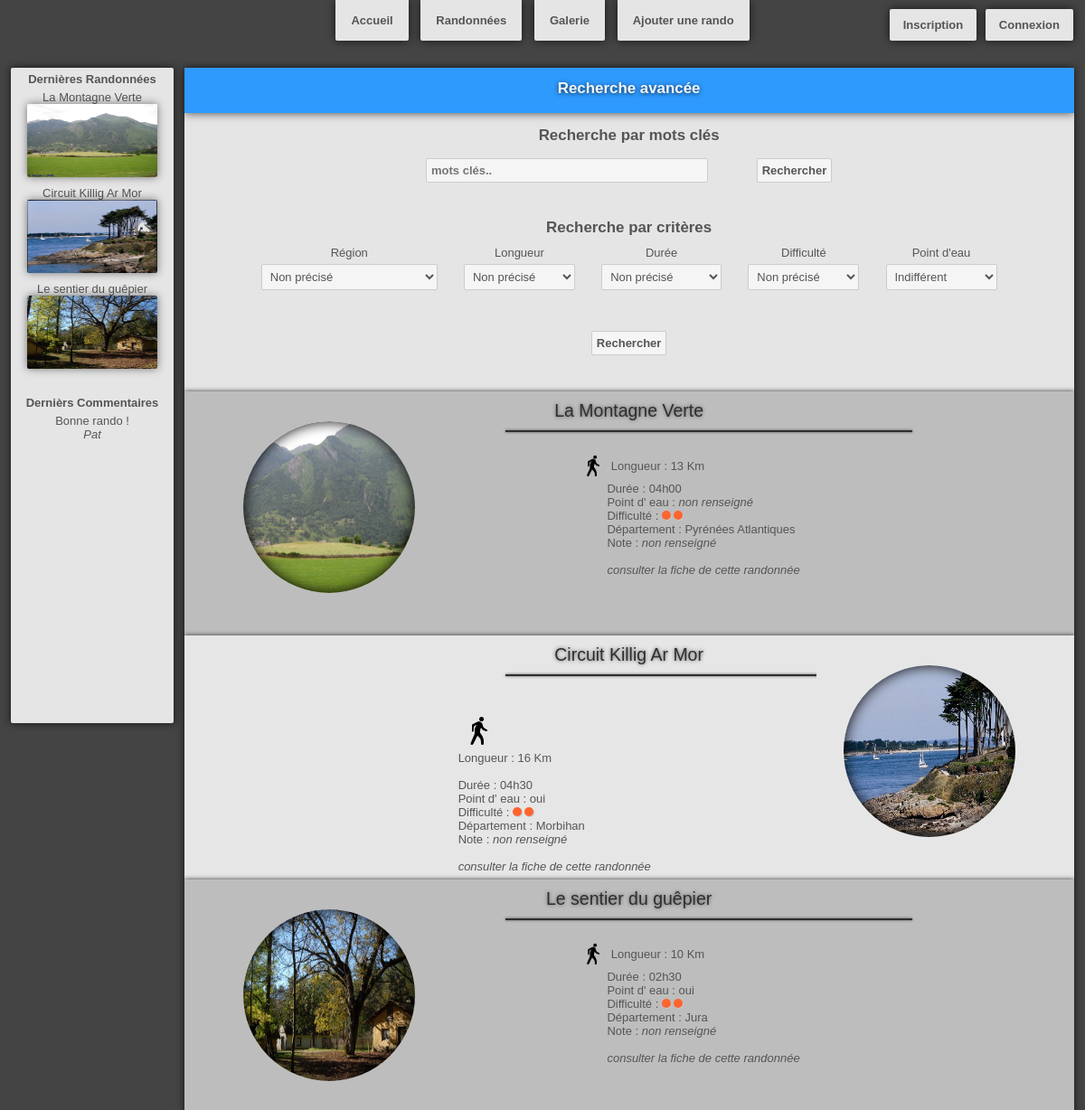
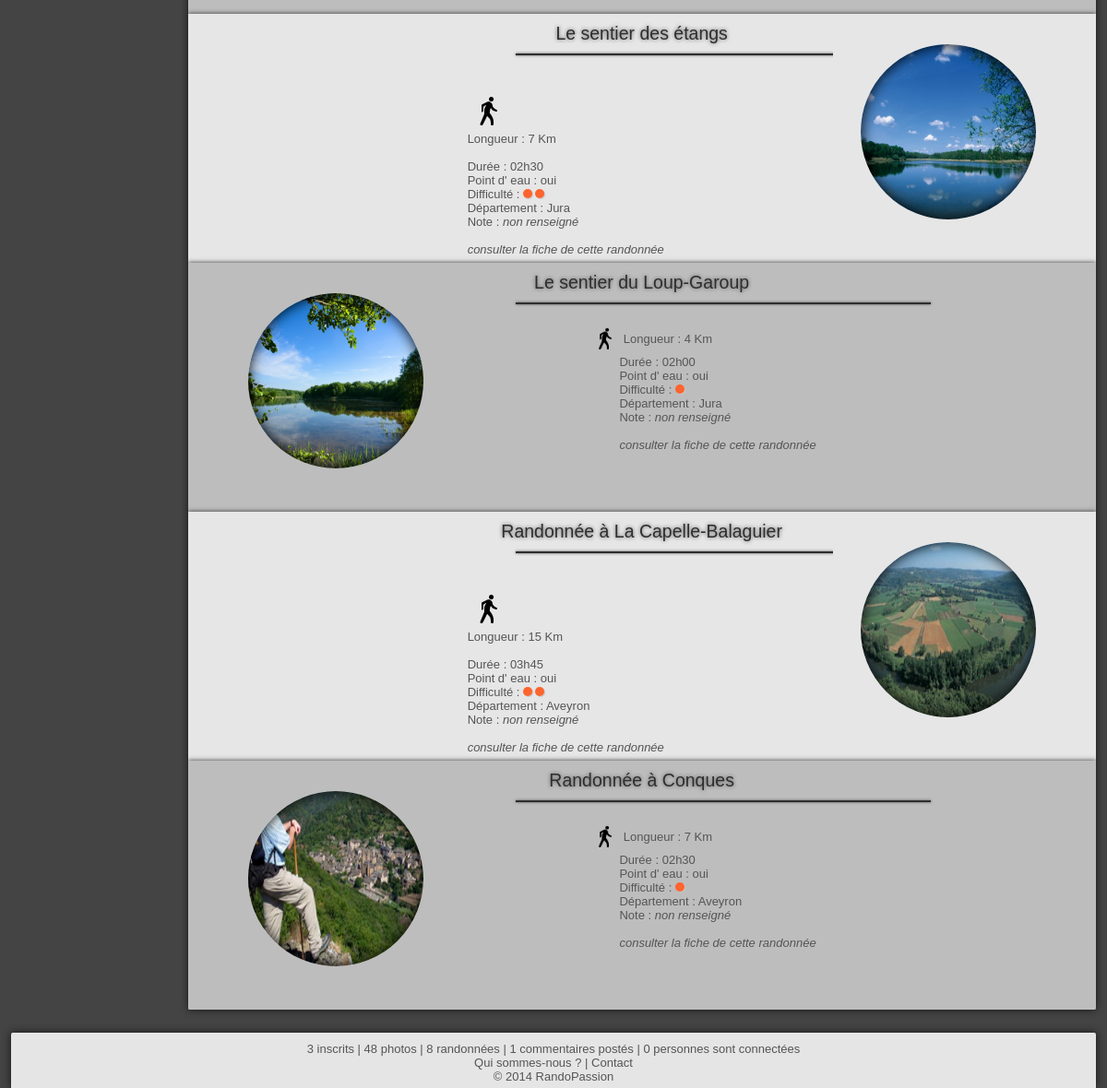
The page /index.php?page=recherche on the database its author committed (2 pictures, top to bottom).
### tables this page shows
CREATE TABLE IF NOT EXISTS `rando` (
	`code` int(10) NOT NULL AUTO_INCREMENT,
	`titre` varchar(150) NOT NULL,
	`longueur` float unsigned NOT NULL,
	`duree` time NOT NULL,
	`difficulte` int(1) NOT NULL,
	`descriptif` text NOT NULL,
	`note` int(1) DEFAULT NULL,
	`point_eau` tinyint(1) DEFAULT NULL,
	`denivele` int(4) DEFAULT NULL,
	`equipement` varchar(150) DEFAULT NULL,
	`date_insertion` datetime NOT NULL,
	`valide` tinyint(1) NOT NULL,
	`parcours` blob NOT NULL,
	`departement` varchar(2) NOT NULL,
	`photo_principale` int(10) NOT NULL,
	`auteur` varchar(30) NOT NULL,
	`galerie` int(10) DEFAULT NULL,
	PRIMARY KEY (`code`),
	FOREIGN KEY (`departement`) REFERENCES `departements`(`num_departement`),
	FOREIGN KEY (`photo_principale`) REFERENCES `photo`(`numero`),
	FOREIGN KEY (`auteur`) REFERENCES `membre`(`pseudo`),
	FOREIGN KEY (`galerie`) REFERENCES `galerie`(`numero`),
	CHECK (difficulte BETWEEN 0 and 5),
	CHECK (note BETWEEN 0 and 5)
);

CREATE TABLE IF NOT EXISTS `photo` (
	`numero` int(10) NOT NULL AUTO_INCREMENT,
	`nom` blob NOT NULL,
	`galerie` int(10) NOT NULL,
	`descriptif` text DEFAULT NULL,
	PRIMARY KEY (`numero`),
	FOREIGN KEY (`galerie`) REFERENCES `galerie`(`numero`)
);

CREATE TABLE IF NOT EXISTS `commentaire` (
	`numero` int(10) NOT NULL AUTO_INCREMENT,
	`date` datetime NOT NULL,
	`auteur` varchar(30) NOT NULL,
	`code_rando` int(10) NOT NULL,
	`commentaire` text NOT NULL,
	`note` int(1) DEFAULT NULL,
	PRIMARY KEY (`numero`),
	FOREIGN KEY (`code_rando`) REFERENCES `rando`(`code`),
	FOREIGN KEY (`auteur`) REFERENCES `membre`(`pseudo`),
	CHECK (note BETWEEN 0 and 5)
);

CREATE TABLE IF NOT EXISTS `galerie` (
	`numero` int(10) NOT NULL AUTO_INCREMENT,
	`nom` varchar(100) NOT NULL,
	PRIMARY KEY (`numero`)
);

CREATE TABLE IF NOT EXISTS `departements` (
	`num_departement` varchar(2) NOT NULL,
	`num_region` varchar(2) NOT NULL,
	`nom` char(32) NOT NULL,
	PRIMARY KEY  (`num_departement`),
	FOREIGN KEY (`num_region`) REFERENCES `regions`(`num_region`)
);

### Controller/c_recherche_avancee.php (called while the page is built, shortened)
<?php
include_once('bin/params.php');
include_once('Models/m_gestion_recherche.php');
$rando_recente = selection_rando_recente();
if(empty($_POST['envoie_formulaire']) && empty($_POST['envoie_titre'])){
	$listeRando = $rando_recente;
}
include_once('View/v_recherche_avancee.php');

### Controller/c_activitees_recentes.php (called while the page is built)
<?php
include_once('bin/params.php');
include_once('Models/m_activitees_recentes.php');
$liste_rando = last_rando(3);
$liste_com = last_comment(3);
include_once('View/v_activitees_recentes.php');

### Models/m_activitees_recentes.php (called while the page is built, shortened)
<?php
function last_rando($nombre){
	global $bdd;
	$query = '	SELECT rando.code, rando.titre, photo.nom AS nom_photo , galerie.nom AS nom_galerie
				FROM rando, photo, galerie
				WHERE rando.photo_principale = photo.numero
				AND photo.galerie = galerie.numero
				ORDER BY date_insertion DESC
				LIMIT 0, '.$nombre;
	$exec = $bdd->query($query) or die(print_r($erreur -> errorInfo()));
	$data = $exec->fetchAll();
	return $data;
}
function last_comment($nombre){
	global $bdd;
	$query = '	SELECT commentaire, auteur
				FROM commentaire
				ORDER BY date DESC
				LIMIT 0, '.$nombre;
	$exec = $bdd->query($query) or die(print_r($erreur -> errorInfo()));
	$data = $exec->fetchAll();
	return $data;
}

### Models/m_gestion_recherche.php (called while the page is built, shortened)
<?php
function selection_rando_recente(){
	global $bdd;
	$reqStr = '	SELECT *, departements.nom AS nom_departement, photo.nom AS nom_photo, galerie.nom AS nom_galerie
				FROM rando, photo, galerie, departements
				WHERE rando.photo_principale = photo.numero
				AND photo.galerie = galerie.numero
				AND rando.departement = departements.num_departement
				ORDER BY date_insertion DESC
				LIMIT 0, 10';
	$req = $bdd->query($reqStr);
	$result = $req->fetchAll();
	return $result;
}

### Controller/c_footer.php (called while the page is built, shortened)
<?php
include_once('bin/params.php');
include_once('Models/m_footer.php');
$nb_membre = number_of('membre');
$nb_rando = number_of('rando');
$nb_photo = number_of('photo');
$nb_comment = number_of('commentaire');
$nb_connecte = number_of('connectes');
include_once('View/v_footer.php');

### Models/m_footer.php (called while the page is built, shortened)
<?php
function number_of($table){
	global $bdd;
	$query = 'SELECT count(*) FROM '.$table;
	$exec = $bdd->query($query);
	$data = $exec->fetchColumn();
	return $data;
}

### View/v_recherche_avancee.php (the view, shortened to what this page needs)
<!DOCTYPE html>
<html lang="fr">
	<?php head("Recherche avancée"); ?>
	<body>
		<?php menu(); ?>
        <div id="corps">
            <?php include_once('Controller/c_activitees_recentes.php'); ?>
            <section id="rando">
                <div id="titre_recherche_avancee">
                    <p>Recherche avancée</p>
                </div>
                <form method="post" action="index.php?page=recherche">
                    <div id="recherche_mot_cle">
                        <p>Recherche par mots clés</p>
                        <input type="text" name="title" placeholder="mots clés.." autocomplete="off"/>
                        <input type="submit" name="envoie_titre" value="Rechercher"/>
                    </div>
                    <div id="recherche_criteres">
                    	<p>Recherche par critères</p>
                        <div class="critere">
                            <label for="s_region">Région</label><br/>
                            <?php
                                echo'<select id="s_region" name="s_region">';
                                echo'<option value="not_clarify">Non précisé</option>';
                                echo'</select>';
                            ?>
    					</div>
                        <div class="critere">
                            <label for="distance">Longueur</label><br/>
                            <select id="distance" name="distance">
                                <option value="non_precise" selected="selected">Non précisé</option>
                            </select>
                        </div>
                        <div class="critere">
                            <label for="time">Durée</label><br/>
                            <select id="time" name="time">
                                <option value="time_non_precise" selected="selected">Non précisé</option>
                            </select>
                        </div>
                        <div class="critere">
                            <label for="difficulty">Difficulté</label><br/>
                            <select id="difficulty" name="difficulty">
                                <option value="difficulte_non_precise" selected="selected">Non précisé</option>
                            </select>
                        </div>
                        <div class="critere">
                            <label for="water">Point d'eau</label><br/>
                            <select id="water" name="water">
                                <option value="0" selected="selected">Indifférent</option>
                            </select>
                        </div>
                        <input type="submit" value="Rechercher" name="envoie_formulaire"/>
                    </div>
                </form>
                <div id="affichage_recherche">
                    <?php
						if(!empty($listeRando)){
							$i=0;
							foreach($listeRando as $rando){
								$code = $rando['code'];
								$title = $rando['titre'];
								$department = $rando['nom_departement'];
								$lenght = $rando['longueur'].' Km';
								$photo = 'Resources/Galerie/'.$rando['nom_galerie'].'/'.$rando['nom_photo'];
								$difficulty = '';
								for($j = 1; $j <= $rando['difficulte']; $j++){ $difficulty .= '<div id="cercle"></div>'; }
								$time = new DateTime(trim($rando['duree']));
								$duration = $time->format('h').'h'.$time->format('i');
								if(empty($rando['note'])){ $note = '<em>non renseigné</em>'; }
								else{ $note = $rando['note']; }
								if(empty($rando['point_eau'])){ $water = '<em>non renseigné</em>'; }
								else{ $water = 'oui'; }
								if($i % 2 === 0) $css = '_pair';
								else $css = '_impair';
								$i++;
								echo '	<div id="rando'.$css.'">';
								echo '		<p id="titre">'.$title.'</p><br/>';
                                echo '      <div id="border_bottom"></div>';
								echo '		<div id="rond">';
								echo '			<a id="lien" href="index.php?page=fiche_rando&code='.$code.'"></a>';
								echo '			<img src="'.$photo.'"/>';
								echo '		</div>';
								echo '		<div id="affichage_text">';
								echo '			<img id="image_critere'.$css.'" src="Resources/Images/walk.png"/><p id="longueur'.$css.'">Longueur : '.$lenght.'</p><br/>';
								echo '			Durée : '.$duration.'<br/>';
								echo '			Point d\' eau : '.$water.'<br/>';
								echo '			Difficulté : '.$difficulty.'<br/>';
								echo '			Département : '.$department.'<br/>';
								echo '			Note : '.$note.'<br/>';
								echo '			<br/><a href="index.php?page=fiche_rando&code='.$code.'"><em>consulter la fiche de cette randonnée</em></a>';
								echo '		</div>';
								echo '	</div>';
							}
						}
						else{
							echo '<center><em>Aucune randonnée trouvée</em></center>';
						}
                    ?>
                </div>
            </section>
        </div>
        <?php include_once('Controller/c_footer.php'); ?>
	</body>
</html>

### index.php (shortened to what this page needs)
<?php
include_once("View/header.php");
include_once("View/menu.php");
if(!isset($_GET['page']) or $_GET['page'] == 'accueil'){
	include_once('View/accueil.php');
}
else{
	switch($_GET['page']){
		case 'recherche':
			include_once('Controller/c_recherche_avancee.php');
			break;
	}
}

### View/header.php (shortened to what this page needs)
<?php
function head($titlePage, $listInc = array()){
	echo '<head>';
	echo '<link rel="stylesheet" type="text/css" href="CSS/'.CSS_BASE.'"/>';
	echo '</head>';
}

### View/menu.php (shortened to what this page needs)
<?php
function menu(){
	echo '	<nav>
				<ul id="menu">
					<li><a href="index.php">Accueil</a></li>
					<li><a href="index.php?page=recherche">Randonnées</a></li>
					<li><a href="index.php?page=galerie">Galerie</a></li>
					<li><a href="index.php?page=ajout_rando">Ajouter une rando</a></li>';
	echo '		</ul>
				<ul id="account">';
	if(isset($_SESSION['statut'])){
		echo '		<li><a class="profil" href="index.php?page=profil">Profil</a></li>
					<li><a class="connexion" href="index.php?page=deconnexion">Déconnexion</a></li>';
	}
	else{
		echo '		<li><a class="profil" href="index.php?page=inscription">Inscription</a></li>
					<li><a class="connexion" href="index.php?page=connexion">Connexion</a></li>';
	}
	echo '		</ul>
			</nav>
	';
}

### View/v_activitees_recentes.php
<aside>
    <p>Dernières Randonnées</p>
    <center>
		<?php
        foreach($liste_rando as $rando){
			echo '	<a href="index.php?page=fiche_rando&code='.$rando['code'].'">
						'.$rando['titre'].'</br>
						<img src="Resources/Galerie/'.$rando['nom_galerie'].'/'.$rando['nom_photo'].'" width="144px" height="81px;"/><br/>
					</a>
			';
        }
        ?>
    </center>
    <br/>
	<p>Dernièrs Commentaires</p>
    <center>
		<?php
        foreach($liste_com as $com){
			echo $com['commentaire'].'</br>';
			echo '<em>'.$com['auteur'].'</em><br/>';
        }
        ?>
</aside>

### View/v_footer.php
<footer>
	<p>
    	<?php echo $nb_membre; ?> inscrits |
		<?php echo $nb_photo; ?> photos |
		<?php echo $nb_rando; ?> randonnées |
		<?php echo $nb_comment; ?> commentaires postés |
		<?php echo $nb_connecte; ?> personnes sont connectées
    </p>
    <p>
        <a href="#">Qui sommes-nous ?</a> | <a href="#">Contact</a>
    </p>
    <p>
        &copy; 2014 RandoPassion
    </p>
</footer>

### rows shown on the page
rando: titre "La Montagne Verte", photo_principale.nom (picture), galerie.nom (picture), longueur "13 Km", duree "04h00", point_eau "non renseigné", difficulte 2 (drawn), departement.nom "Pyrénées Atlantiques", note "non renseigné"
rando: titre "Circuit Killig Ar Mor", photo_principale.nom (picture), galerie.nom (picture), longueur "16 Km", duree "04h30", point_eau "oui", difficulte 2 (drawn), departement.nom "Morbihan", note "non renseigné"
rando: titre "Le sentier du guêpier", photo_principale.nom (picture), galerie.nom (picture), longueur "10 Km", duree "02h30", point_eau "oui", difficulte 2 (drawn), departement.nom "Jura", note "non renseigné"
commentaire: commentaire "Bonne rando !", auteur "Pat"
rando: titre "Le sentier des étangs", galerie.nom (picture), longueur "7 Km", duree "02h30", point_eau "oui", difficulte 2 (drawn), departement.nom "Jura", note "non renseigné"
rando: titre "Le sentier du Loup-Garoup", galerie.nom (picture), longueur "4 Km", duree "02h00", point_eau "oui", difficulte 1 (drawn), departement.nom "Jura", note "non renseigné"
rando: titre "Randonnée à La Capelle-Balaguier", galerie.nom (picture), longueur "15 Km", duree "03h45", point_eau "oui", difficulte 2 (drawn), departement.nom "Aveyron", note "non renseigné"
rando: titre "Randonnée à Conques", galerie.nom (picture), longueur "7 Km", duree "02h30", point_eau "oui", difficulte 1 (drawn), departement.nom "Aveyron", note "non renseigné"

### other values the page prints
$nb_membre "3"
$nb_photo "48"
$nb_rando "8"
$nb_comment "1"
$nb_connecte "0"
